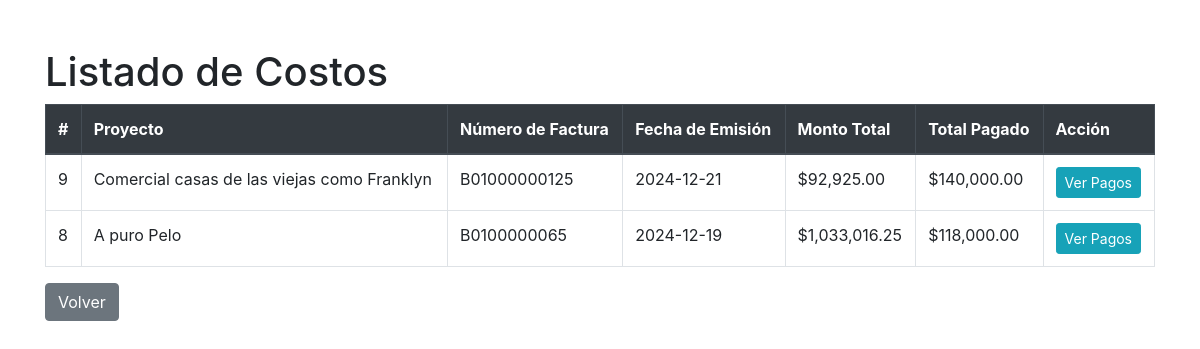
Screenshot of /index_costos.php with the database file from the repository.
### tables this page shows
CREATE TABLE IF NOT EXISTS `facturas` (
  `id` int NOT NULL AUTO_INCREMENT,
  `presupuesto_id` int NOT NULL,
  `cliente_id` int NOT NULL,
  `numero_factura` varchar(20) NOT NULL,
  `fecha_emision` date NOT NULL,
  `estado` enum('pagada','pendiente') DEFAULT 'pendiente',
  `total` decimal(10,2) NOT NULL,
  PRIMARY KEY (`id`),
  UNIQUE KEY `numero_factura` (`numero_factura`),
  KEY `presupuesto_id` (`presupuesto_id`),
  KEY `cliente_id` (`cliente_id`),
  CONSTRAINT `facturas_ibfk_1` FOREIGN KEY (`presupuesto_id`) REFERENCES `presupuesto` (`id`) ON DELETE CASCADE,
  CONSTRAINT `facturas_ibfk_2` FOREIGN KEY (`cliente_id`) REFERENCES `clientes` (`id`) ON DELETE CASCADE
);

CREATE TABLE IF NOT EXISTS `presupuesto` (
  `id` int NOT NULL AUTO_INCREMENT,
  `client_id` int NOT NULL,
  `project_name` varchar(255) NOT NULL,
  `creation_date` date NOT NULL,
  `global_total` decimal(25,0) NOT NULL,
  `imprevisto` decimal(11,2) DEFAULT NULL,
  `impuesto` decimal(11,2) DEFAULT NULL,
  `total_presupuestado` decimal(10,2) NOT NULL DEFAULT '0.00',
  `due_date` date NOT NULL,
  PRIMARY KEY (`id`),
  KEY `client_id` (`client_id`),
  CONSTRAINT `presupuesto_ibfk_1` FOREIGN KEY (`client_id`) REFERENCES `clientes` (`id`) ON DELETE CASCADE
);

### includes/database.php (called while the page is built, shortened)
<?php
class MySqli_DB {
    private $con;
    public $query_id;
    public function db_connect() {
        $this->con = mysqli_connect(DB_HOST, DB_USER, DB_PASS, DB_NAME);
    }
    public function query($sql) {
        if (trim($sql != "")) {
            $this->query_id = $this->con->query($sql);
        }
        return $this->query_id;
    }
}
$db = new MySqli_DB();
?>

### index_costos.php (the view, shortened to what this page needs)
<?php
require_once 'includes/load.php';
$query_facturas = "
    SELECT
        f.id AS factura_id,
        f.numero_factura,
        f.fecha_emision,
        f.total,
        p.project_name,
        (SELECT COALESCE(SUM(monto), 0) FROM pagos WHERE factura_id = f.id) AS total_pagado
    FROM facturas f
    JOIN presupuesto p ON f.presupuesto_id = p.id
    ORDER BY f.fecha_emision DESC
";
$result_facturas = $db->query($query_facturas);
?>
<!DOCTYPE html>
<html lang="es">
<head>
    <link rel="stylesheet" href="https://maxcdn.bootstrapcdn.com/bootstrap/4.5.2/css/bootstrap.min.css">
</head>
<body>
<div class="container mt-5">
    <h1>Listado de Costos</h1>
    <table class="table table-bordered">
        <thead class="thead-dark">
            <tr>
                <th>#</th>
                <th>Proyecto</th>
                <th>Número de Factura</th>
                <th>Fecha de Emisión</th>
                <th>Monto Total</th>
                <th>Total Pagado</th>
                <th>Acción</th>
            </tr>
        </thead>
        <tbody>
            <?php if ($result_facturas && $result_facturas->num_rows > 0): ?>
                <?php while ($factura = $result_facturas->fetch_assoc()): ?>
                    <tr>
                        <td><?php echo htmlspecialchars($factura['factura_id']); ?></td>
                        <td><?php echo htmlspecialchars($factura['project_name']); ?></td>
                        <td><?php echo htmlspecialchars($factura['numero_factura']); ?></td>
                        <td><?php echo htmlspecialchars($factura['fecha_emision']); ?></td>
                        <td>$<?php echo number_format($factura['total'] ?? 0, 2); ?></td>
                        <td>$<?php echo number_format($factura['total_pagado'] ?? 0, 2); ?></td>
                        <td>
                            <a href="ver_pagos_factura.php?id=<?php echo htmlspecialchars($factura['factura_id']); ?>" class="btn btn-info btn-sm">Ver Pagos</a>
                        </td>
                    </tr>
                <?php endwhile; ?>
            <?php else: ?>
                <tr>
                    <td colspan="7" class="text-center">No se encontraron facturas registradas.</td>
                </tr>
            <?php endif; ?>
        </tbody>
    </table>
    <a href="index_pagos.php" class="btn btn-secondary">Volver</a>
</div>
</body>
</html>

### rows the page displays
facturas: id "9", presupuesto.project_name "Comercial casas de las viejas como Franklyn", numero_factura "B01000000125", fecha_emision "2024-12-21", total "92,925.00", total_pagado "140,000.00"
facturas: id "8", presupuesto.project_name "A puro Pelo", numero_factura "B0100000065", fecha_emision "2024-12-19", total "1,033,016.25", total_pagado "118,000.00"
